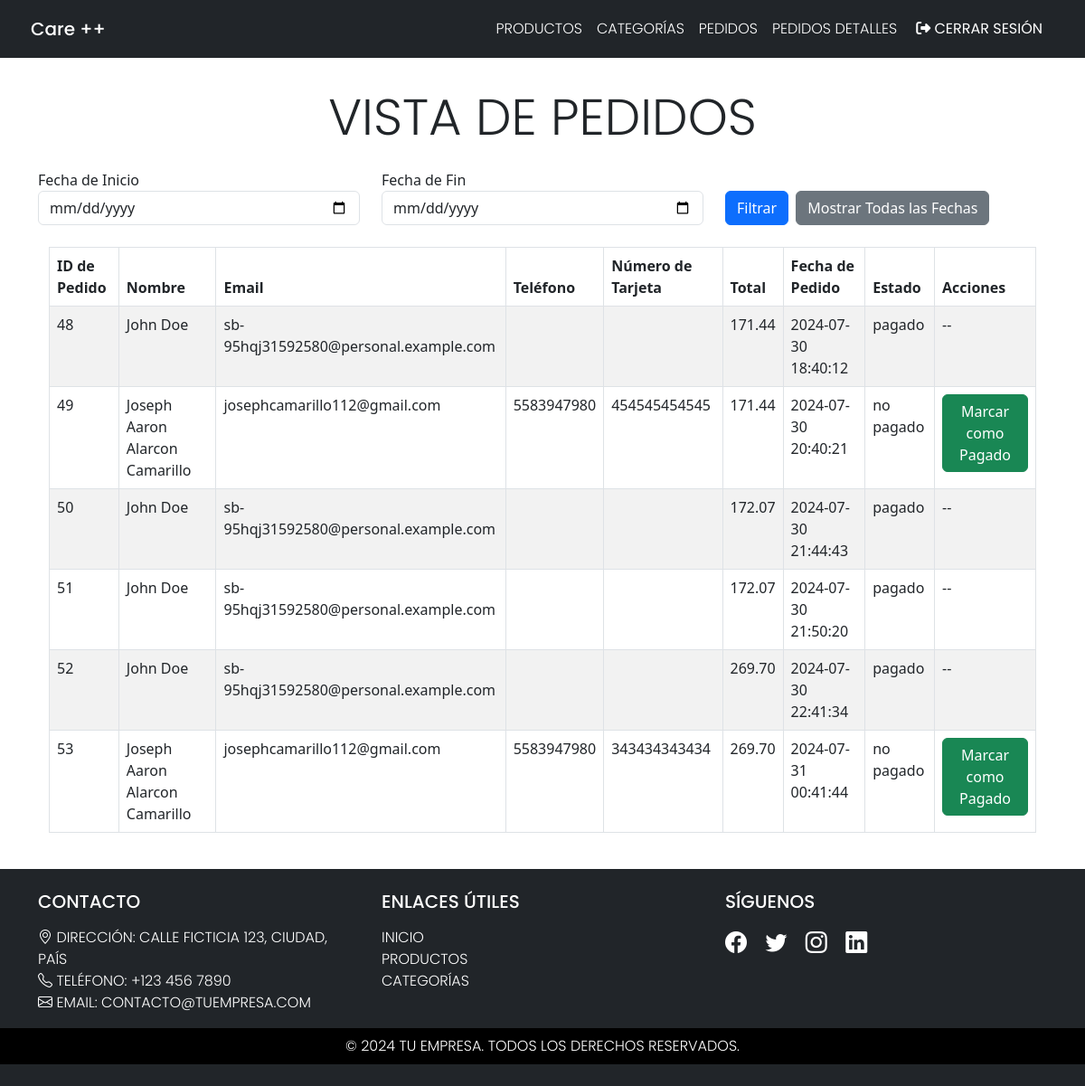
The page /vistaPedidos.php on the database its author committed.
### tables this page shows
CREATE TABLE `orders` (
  `id` int(11) NOT NULL,
  `order_id` varchar(255) NOT NULL,
  `name` varchar(255) NOT NULL,
  `email` varchar(255) NOT NULL,
  `phone` varchar(50) DEFAULT NULL,
  `num_card` varchar(50) DEFAULT NULL,
  `total` decimal(10,2) NOT NULL,
  `order_date` datetime NOT NULL,
  `status_venta` varchar(50) NOT NULL,
  `metodo_pago` varchar(50) NOT NULL
);

### vistaPedidos.php (the view, shortened to what this page needs)
<!DOCTYPE html>
<html lang="es">
<?php include 'fragmentos/headerAdmin.php'; ?>
<div class="container mt-4">
    <h1 class="text-center display-4 font-weight-bold mb-4 text-dark poppins-light">Vista de Pedidos</h1>
    <form method="GET" class="mb-4 d-flex">
        <div class="row flex-grow-1">
            <div class="col-md-4">
                <div class="form-group">
                    <label for="start_date">Fecha de Inicio</label>
                    <input type="date" id="start_date" name="start_date" class="form-control" value="<?php echo isset($_GET['start_date']) ? htmlspecialchars($_GET['start_date']) : ''; ?>">
                </div>
            </div>
            <div class="col-md-4">
                <div class="form-group">
                    <label for="end_date">Fecha de Fin</label>
                    <input type="date" id="end_date" name="end_date" class="form-control" value="<?php echo isset($_GET['end_date']) ? htmlspecialchars($_GET['end_date']) : ''; ?>">
                </div>
            </div>
            <div class="col-md-4 d-flex align-items-end">
                <button type="submit" class="btn btn-primary me-2">Filtrar</button>
                <a href="vistaPedidos.php" class="btn btn-secondary">Mostrar Todas las Fechas</a>
            </div>
        </div>
    </form>
    <div class="table-responsive container mt-4">
        <table class="table table-striped table-bordered">
            <thead>
                <tr>
                    <th>ID de Pedido</th>
                    <th>Nombre</th>
                    <th>Email</th>
                    <th>Teléfono</th>
                    <th>Número de Tarjeta</th>
                    <th>Total</th>
                    <th>Fecha de Pedido</th>
                    <th>Estado</th>
                    <th>Acciones</th>
                </tr>
            </thead>
            <tbody>
                <?php
                require 'modelo/conexion.php';
                $query = "SELECT * FROM orders";
                $stmt = $conexion->prepare($query);
                $stmt->execute();
                $result = $stmt->get_result();
                while ($row = $result->fetch_assoc()) {
                    echo "<tr>";
                    echo "<td>{$row['id']}</td>";
                    echo "<td>{$row['name']}</td>";
                    echo "<td>{$row['email']}</td>";
                    echo "<td>{$row['phone']}</td>";
                    echo "<td>{$row['num_card']}</td>";
                    echo "<td>{$row['total']}</td>";
                    echo "<td>{$row['order_date']}</td>";
                    echo "<td>{$row['status_venta']}</td>";
                    if ($row['status_venta'] == 'no pagado') {
                        echo "<td><button class='btn btn-success update-status' data-id='{$row['id']}'>Marcar como Pagado</button></td>";
                    } else {
                        echo "<td>--</td>";
                    }
                    echo "</tr>";
                }
                ?>
            </tbody>
        </table>
    </div>
</div>
<?php include 'fragmentos/footer.php'; ?>

### css/makeUp.css (style rules this page uses)
.poppins-light { font-family: "Poppins", sans-serif; font-weight: 300; text-transform: uppercase; font-style: normal; }

### rows shown on the page
orders: id "48", name "John Doe", email "sb-95hqj31592580@personal.example.com", total "171.44", order_date "2024-07-30 18:40:12", status_venta "pagado"
orders: id "49", name "Joseph Aaron Alarcon Camarillo", email "josephcamarillo112@gmail.com", phone "5583947980", num_card "454545454545", total "171.44", order_date "2024-07-30 20:40:21", status_venta "no pagado"
orders: id "50", name "John Doe", email "sb-95hqj31592580@personal.example.com", total "172.07", order_date "2024-07-30 21:44:43", status_venta "pagado"
orders: id "51", name "John Doe", email "sb-95hqj31592580@personal.example.com", total "172.07", order_date "2024-07-30 21:50:20", status_venta "pagado"
orders: id "52", name "John Doe", email "sb-95hqj31592580@personal.example.com", total "269.70", order_date "2024-07-30 22:41:34", status_venta "pagado"
orders: id "53", name "Joseph Aaron Alarcon Camarillo", email "josephcamarillo112@gmail.com", phone "5583947980", num_card "343434343434", total "269.70", order_date "2024-07-31 00:41:44", status_venta "no pagado"
